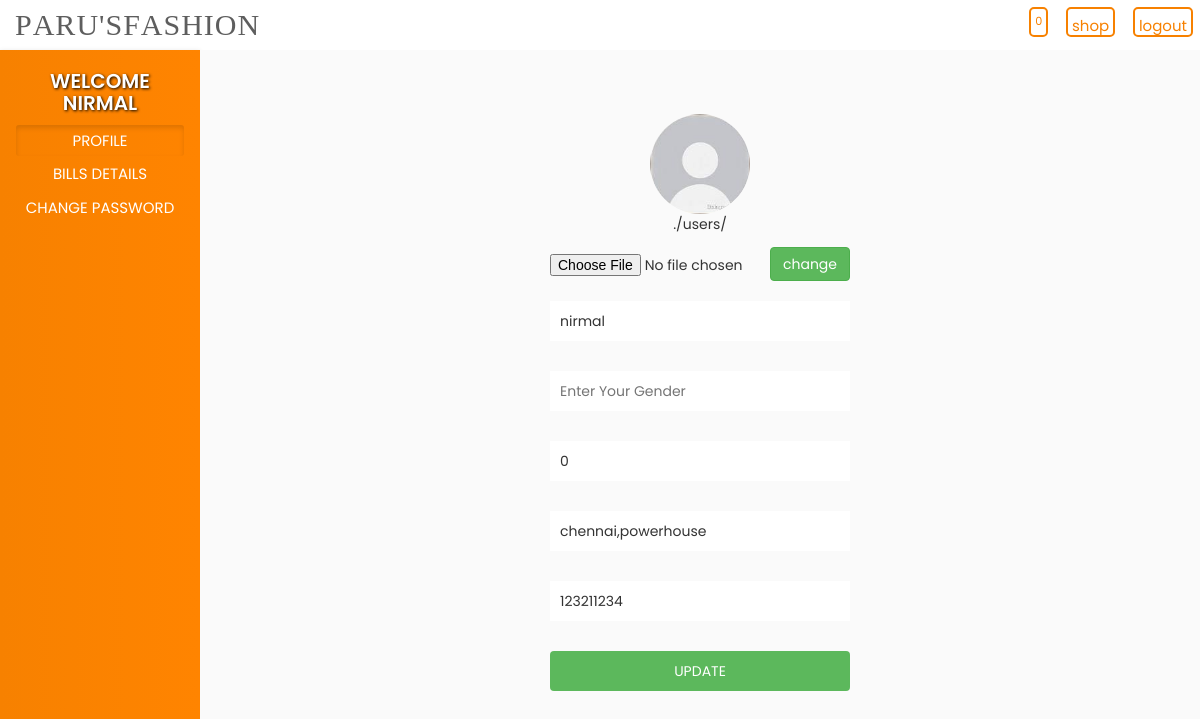
The app's page /profile.php (signed in) with its own data.
### tables this page shows
CREATE TABLE `users` (
  `ID` int(11) NOT NULL,
  `UID` int(11) NOT NULL,
  `IMG` varchar(50) NOT NULL,
  `NAME` varchar(150) NOT NULL,
  `GENDER` varchar(150) NOT NULL,
  `AGE` int(10) NOT NULL,
  `ADDRESS` varchar(255) NOT NULL,
  `PHONENO` varchar(15) NOT NULL,
  `EMAIL` varchar(150) NOT NULL,
  `PASS` varchar(150) NOT NULL
);

### profile.php (the view, shortened to what this page needs)
<?php
include('./functions/common_function.php');
?>
<!DOCTYPE html>
<html lang="en">
<head>
    <link rel="stylesheet" href="https://maxcdn.bootstrapcdn.com/bootstrap/3.4.1/css/bootstrap.min.css">
    <link rel="stylesheet" href="https://cdnjs.cloudflare.com/ajax/libs/font-awesome/6.4.0/css/all.min.css" />
</head>
<body>
     <nav class="navbar  navbar-default  navbar-fixed-top navigation text-center">
        <div class="container-fluid">
            <div class="navbar-header">
                <ul class="heading navbar-brand" id="logo">
                    <li>P</li>
                    <li>A</li>
                    <li>R</li>
                    <li>U'</li>
                    <li>S</li>
                    <li>F</li>
                    <li>A</li>
                    <li>S</li>
                    <li>H</li>
                    <li>I</li>
                    <li>O</li>
                    <li>N</li>
                </ul>
            </div>
            <div class="collapse navbar-collapse" id="pppp">
                <ul class="nav navbar-nav navbar-right">
                    <a href="cart.php" class="btn navibtn"> <ion-icon name="cart"></ion-icon><sup> <?php cart_item(); ?></a>
                    <a href="displayall.php" class="btn navibtn"><ion-icon name="shirt"></ion-icon>shop</a>
                    <a href="logout.php" class="btn navibtn"><ion-icon name="log-out"></ion-icon>logout</a>
                </ul>
            </div>
        </div>
    </nav>
    <div class="container-fluid dashboard-box">
        <div class="row">
            <div class="col-md-4 col-lg-2 col-xl-2 col-sm-4 col-xs-4 navigation-links-container">
            <div class="icons">
            <a class="links" id="indicator" href="userdashboard.php"><ion-icon name="arrow-back-outline"></ion-icon></a>
                <a class="links" id="indicator" href="profile.php"><ion-icon name="refresh-outline"></ion-icon></a>
                </div>
                <h4 class="text-center dashboard-owner-name">WELCOME <?php echo $_SESSION["NAME"]; ?></h4>
                <div class="links-box">
                    <a class="btn links active" href="profile.php">PROFILE</a>
                    <a class="btn links" href="bill.php">BILLS DETAILS</a>
                    <a class="btn links" href="changepass.php">CHANGE PASSWORD</a>
                </div>
            </div>
            <div class="col-md-8 col-lg-10 col-xl-10 col-sm-8 col-xs-8 content-display-container">
                <?php
                $sql="SELECT * FROM users WHERE UID='{$_SESSION["UID"]}'";
                $res=$db->query($sql);
                $row=$res->fetch_assoc();
                $i=$row["IMG"];
                $na=$row["NAME"];
                $g=$row["GENDER"];
                $a=$row["AGE"];
                $ad=$row["ADDRESS"];
                $ph=$row["PHONENO"];
                ?>
          <form action="<?php echo $_SERVER["PHP_SELF"] ?>" method="post" enctype="multipart/form-data" class="box">
                <div class="profile-container text-center">
                <img class="profile-dp" src="<?php echo($i!='./users/')?$i:'./users/nodp.jpg'?>" alt="NO DP">
                <p><?php echo $i?></p>
                <div class="file-change-options">
                <input type="file" name="img" value="<?php echo $i?>"><button class="btn btn-success" name="change">change</button>
               </div>
            </div>
                <input type="text" value="<?php echo $na?>" placeholder="Enter Your Name" name="name">
                <input type="text" value="<?php echo $g?>" placeholder="Enter Your Gender" name="gender">
                <input type="number" value="<?php echo $a?>" placeholder="Enter Your Age" name="age">
                <input type="text" value="<?php echo $ad?>" placeholder="Enter Your Address" name="address">
                <input type="number" value="<?php echo $ph?>" placeholder="Enter Your Mobileno" name="mobile">
                <input type="submit" value="UPDATE" name="submit" class="btn btn-success">
                </div>
        </div>
    </div>
</body>
</html>

### profile.php (style rules this page uses)
body { font-family: 'Poppins', sans-serif; }
.heading { font-size: 30px; list-style-type: none; letter-spacing: 1px; text-shadow: none; display: flex; color: white; font-family: Georgia, 'Times New Roman', Times, serif; }
.heading li { animation: spark 0.5s infinite linear; }
ul li:nth-child(1) { animation-delay: 1s; }
ul li:nth-child(2) { animation-delay: 2s; }
ul li:nth-child(3) { animation-delay: 1s; }
ul li:nth-child(4) { animation-delay: 2s; }
ul li:nth-child(5) { animation-delay: 3s; }
ul li:nth-child(6) { animation-delay: 4s; }
ul li:nth-child(7) { animation-delay: 3s; }
ul li:nth-child(8) { animation-delay: 4s; }
ul li:nth-child(9) { animation-delay: 5s; }
ul li:nth-child(10) { animation-delay: 6s; }
ul li:nth-child(11) { animation-delay: 5s; }
ul li:nth-child(12) { animation-delay: 6s; }
.navibtn { position: relative; color: #f78100; background: white; font-weight: 400; margin: 7px; border: 2px solid #f78100; overflow: hidden; z-index: 1; transition: 0.5s; border-radius: 5px; padding: 6px 4px; text-decoration: none; font-size: 15px; height: 30px; ; }
.navibtn:before { content: ""; position: absolute; background: #f78100; height: 70px; width: 80px; border-radius: 50%; z-index: -1; }
.navibtn:before { top: 100%; left: 100%; transition: 0.9s; }
.navigation { width: 100%; background-color: transparent; border: none; }
.navigation-links-container { box-shadow: 0 3px 1px -2px rgba(0, 0, 0, 0.2), 0 2px 2px 0 rgba(0, 0, 0, 0.14), 0 1px 5px 0 rgba(0, 0, 0, 0.12); margin-top: 50px; height: 92vh; background-image: linear-gradient(to right, #F78100, #ff8400); display: flex; flex-direction: column; flex-wrap: wrap; }
.icons { display:flex; gap:5px; }
.navigation-links-container .dashboard-owner-name { text-transform: uppercase; width: 100%; font-weight: 600; font-size: 20px; color: white; text-shadow: 1px 1px 3px black; text-decoration: none; }
.links-box { display: flex; flex-wrap: wrap; flex-direction: column; }
.navigation-links-container .links { text-decoration: none; color: white; font-size: 15px; padding: 5px; }
.content-display-container { padding: 0; overflow-y:scroll; display: flex; justify-content: space-around; flex-wrap: wrap; margin-top: 50px; height: 90vh; background-color: #fafafa; }
.box { padding:0; margin:0; display:flex; flex-direction: column; justify-content: center; align-items:center; }
.profile-container { width:100%; display:flex; flex-direction:column; align-items:center; }
.profile-dp { width:100px; height:100px; border-radius:50%; object-fit:cover; }
.file-change-options { position:relative; display:flex; justify-content:center; }
.file-change-options input { margin:0!important; padding:10px 0px!important; }
.file-change-options button { position:absolute; top:3px; right:0; }
.box input { border:none; outline:none; margin:15px; width:300px; padding:10px; }

### records on screen
users: IMG "./users/", name "nirmal", age "0", address "chennai,powerhouse", mobile "123211234"

### other values on screen
$count "0"
$_SESSION["NAME"] "NIRMAL"
